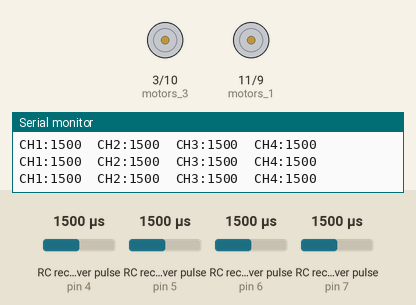
A sketch run on a simulated Arduino Uno, built with avr-gcc and run on an emulated ATmega328P. Parts: motor-driver pin pairs drawn as motors (green arrow = first pin HIGH = forward, orange = second pin HIGH = backward, longer = more drive), the last lines printed to the serial monitor. Wiring (inferred from the names in the program): 4 × RC receiver channel: data pin 4 / data pin 5 / data pin 6 / data pin 7. The inputs (shaded band) are chosen by the test bench; at power-on: RC receiver pulse (sensors on pin 6, pin 7, pin 4, pin 5) 1500 µs.

Above: at 1.2 s.
1.3 s: RC receiver pulse (sensor on pin 6) set to 1413 µs
2.8 s: RC receiver pulse (sensor on pin 6) set to 1388 µs
At 4.2 s:
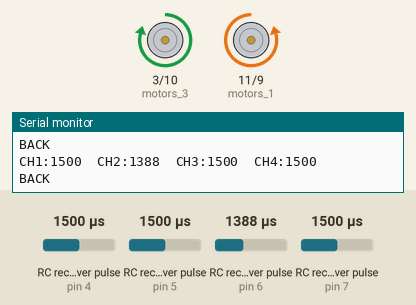
4.5 s: RC receiver pulse (sensor on pin 6) set to 1416 µs
At 5.8 s:
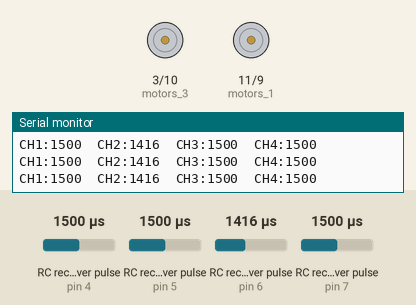
6.1 s: RC receiver pulse (sensor on pin 7) set to 1406 µs
7.6 s: RC receiver pulse (sensor on pin 7) set to 1382 µs
At 8.6 s:
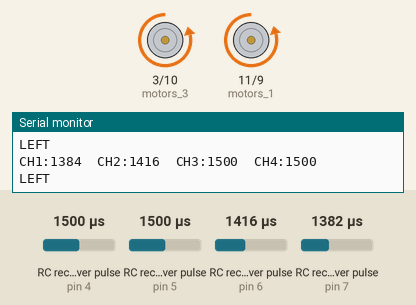
9.1 s: RC receiver pulse (sensor on pin 7) set to 1750 µs
At 10.2 s:
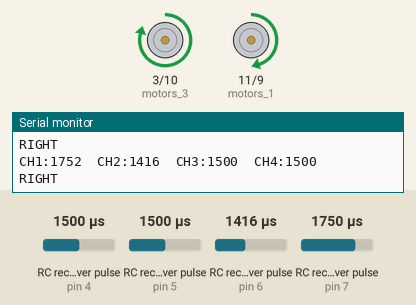
Timing chart, 0 to 11.7 s (numbered marks = the images above; inputs shaded):
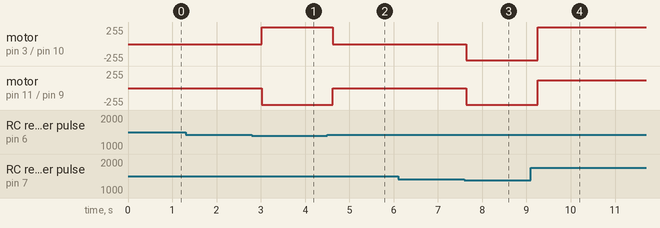

The sketch:

radio_controls_wheels.ino
```cpp
/*
   Minimal decoding of multiple RC channels using pin change interrupts

   Does not check for reasonable values or timeouts

   Based on https://ryanboland.com/blog/reading-rc-receiver-values

  change log

  02 may 2022 - ms - initial entry
  24 may 2022 - ms - changed RC_CHx_PIN names
  15 sep 2022 - ms - changed pin numbers to new assignments


  Important information to set up:

  Radio Channel - Arduino Pin
  1-7
  2-6
  3-5
  4-4

  Arduino Pin - Motor Pin (left to right)
  - Right wheel
  3-3
  10-4
  - Left wheel
  9-2
  11-1


*/


// install this library from the library manager
// by Mike "GreyGnome" Schwager
#include <EnableInterrupt.h>

#define SERIAL_PORT_SPEED 9600
#define RC_NUM_CHANNELS  4

#define RC_CH1  0
#define RC_CH2  1
#define RC_CH3  2
#define RC_CH4  3

#define RC_CH1_PIN  7
#define RC_CH2_PIN  6
#define RC_CH3_PIN  5
#define RC_CH4_PIN  4

//Left wheel
#define motors_1 11
#define motors_2 9

//Right wheel
#define motors_3 3
#define motors_4 10

uint16_t rc_values[RC_NUM_CHANNELS];
uint32_t rc_start[RC_NUM_CHANNELS];
volatile uint16_t rc_shared[RC_NUM_CHANNELS];

void rc_read_values() {
  noInterrupts();
  memcpy(rc_values, (const void *)rc_shared, sizeof(rc_shared));
  interrupts();
}

void calc_input(uint8_t channel, uint8_t input_pin) {
  if (digitalRead(input_pin) == HIGH) {
    rc_start[channel] = micros();
  } else {
    uint16_t rc_compare = (uint16_t)(micros() - rc_start[channel]);
    rc_shared[channel] = rc_compare;
  }
}

void calc_ch1() {
  calc_input(RC_CH1, RC_CH1_PIN);
}
void calc_ch2() {
  calc_input(RC_CH2, RC_CH2_PIN);
}
void calc_ch3() {
  calc_input(RC_CH3, RC_CH3_PIN);
}
void calc_ch4() {
  calc_input(RC_CH4, RC_CH4_PIN);
}

///// To control each wheel

void LW_forward(int value) { //Left Wheel Forward
  analogWrite(motors_1, value);
  analogWrite(motors_2, 0);
}

void LW_reverse(int value) { // Left Wheel Reverse
  analogWrite(motors_1, 0);
  analogWrite(motors_2, value);
}

void RW_forward(int value) { // Right Wheel Forward
  analogWrite(motors_3, 0);
  analogWrite(motors_4, value);
}

void RW_reverse(int value) { // Right Wheel Reverse
  analogWrite(motors_3, value);
  analogWrite(motors_4, 0);
}

///// To move

void stop() {
  analogWrite(motors_1, 0);
  analogWrite(motors_2, 0);
  analogWrite(motors_3, 0);
  analogWrite(motors_4, 0);
}

void back(int value) {
  RW_reverse(value);
  LW_reverse(value);
  Serial.println("BACK");
}
void front(int value) {
  RW_forward(value);
  LW_forward(value);
  Serial.println("FRONT");
}
void turn_right(int value) { //
  LW_forward(value);
  RW_reverse(value);
  Serial.println("RIGHT");

}
void turn_left(int value) { //
  LW_reverse(value);
  RW_forward(value);
  Serial.println("LEFT");
}


void setup() {
  Serial.begin(SERIAL_PORT_SPEED);

  pinMode(RC_CH1_PIN, INPUT);
  pinMode(RC_CH2_PIN, INPUT);
  pinMode(RC_CH3_PIN, INPUT);
  pinMode(RC_CH4_PIN, INPUT);

  enableInterrupt(RC_CH1_PIN, calc_ch1, CHANGE);
  enableInterrupt(RC_CH2_PIN, calc_ch2, CHANGE);
  enableInterrupt(RC_CH3_PIN, calc_ch3, CHANGE);
  enableInterrupt(RC_CH4_PIN, calc_ch4, CHANGE);

  pinMode(motors_1, OUTPUT);
  pinMode(motors_2, OUTPUT);
  pinMode(motors_3, OUTPUT);
  pinMode(motors_4, OUTPUT);
  stop();
}


void loop() {
  rc_read_values();


  Serial.print("CH1:"); Serial.print(rc_values[RC_CH1]); Serial.print("\t");
  Serial.print("CH2:"); Serial.print(rc_values[RC_CH2]); Serial.print("\t");
  Serial.print("CH3:"); Serial.print(rc_values[RC_CH3]); Serial.print("\t");
  Serial.print("CH4:"); Serial.println(rc_values[RC_CH4]);

  // use whichever channel is the trigger to control forward and reverse movement

  if ((rc_values[RC_CH1] == 0) && (rc_values[RC_CH2] == 0) && (rc_values[RC_CH3] == 0) && (rc_values[RC_CH4] == 0)) stop();

  else if (rc_values[RC_CH2] > 1600) front(map(rc_values[RC_CH2], 1600, 2028, 50, 255));

  else if (rc_values[RC_CH2] < 1400) back(map(rc_values[RC_CH2], 988, 1400, 50, 255));

  else if (rc_values[RC_CH1] > 1600
  ) turn_right(map(rc_values[RC_CH1], 1600, 2052, 50, 255));

  else if (rc_values[RC_CH1] < 1400) turn_left(map(rc_values[RC_CH1], 988, 1400, 50, 255));

  else if ((rc_values[RC_CH1] < 1600) && (rc_values[RC_CH1] > 1400) && (rc_values[RC_CH2] < 1600) && (rc_values[RC_CH2] > 1400)) stop();


  delay(200);
}
```

Measured:
- the behaviour switches between 1397 and 1396 µs on RC receiver pulse (sensor on pin 6) (found by bisection; images 0 and 1)
- the behaviour switches between 1400 and 1401 µs on RC receiver pulse (sensor on pin 6) (found by bisection; images 1 and 2)
- the behaviour switches between 1398 and 1397 µs on RC receiver pulse (sensor on pin 7) (found by bisection; images 2 and 3)
- after the input at 2.8 s, motor on pin 3 (motors_3) / pin 10 (motors_4): stopped → forward 249/255 after 0.22 s; motor on pin 11 (motors_1) / pin 9 (motors_2): stopped → backward 249/255 after 0.22 s
- after the input at 4.5 s, motor on pin 3 (motors_3) / pin 10 (motors_4): forward 249/255 → stopped after 0.13 s; motor on pin 11 (motors_1) / pin 9 (motors_2): backward 249/255 → stopped after 0.13 s
- after the input at 7.6 s, motor on pin 3 (motors_3) / pin 10 (motors_4): stopped → backward 247/255 at once; motor on pin 11 (motors_1) / pin 9 (motors_2): stopped → backward 249/255 at once
- after the input at 9.1 s, motor on pin 3 (motors_3) / pin 10 (motors_4): backward 247/255 → forward 249/255 after 0.15 s; motor on pin 11 (motors_1) / pin 9 (motors_2): backward 249/255 → forward 118/255 after 0.15 s
